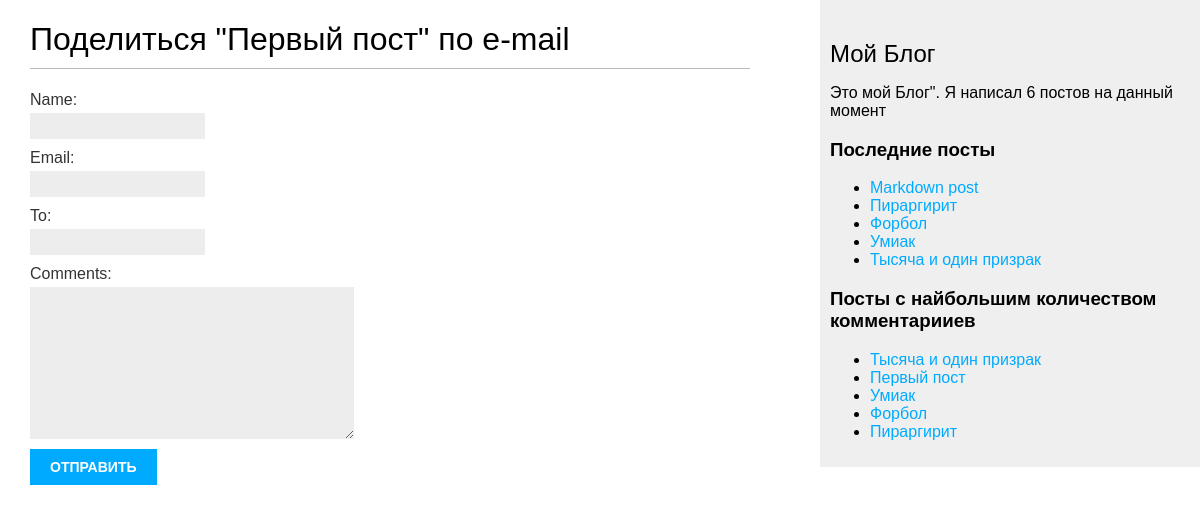
Screenshot of /blog/1/share/ with the database file from the repository.
### blog/models.py (models this page shows, shortened)
class Post(models.Model):
    class Status(models.TextChoices):
        DRAFT = 'DF', 'Draft'
        PUBLISHED = 'PB', 'Published'
    title = models.CharField(max_length=250, verbose_name='Заголовок')
    slug = models.SlugField(max_length=250, unique_for_date='publish', verbose_name='Слаг')
    author = models.ForeignKey(User,
                               on_delete=models.CASCADE,
                               related_name='blog_posts',
                               verbose_name='Автор')
    body = models.TextField()
    publish = models.DateTimeField(default=timezone.now, verbose_name='Дата публикации')
    created = models.DateTimeField(auto_now_add=True, verbose_name='Дата создания')
    update = models.DateTimeField(auto_now=True, verbose_name='Дата редактирования')
    status = models.CharField(max_length=2,
                              choices=Status.choices,
                              default=Status.DRAFT,
                              verbose_name="Статус")
    objects = models.Manager()  # менеджер, применяемый по умолчанию
    published = PublishedManager()  # конкретно-прикладной менеджер
    tags = TaggableManager()
    class Meta:
        ordering = ['-publish']
        indexes = [
            models.Index(fields=['-publish']),
        ]
    def get_absolute_url(self):
        return reverse('blog:post_detail',
                       args=[self.publish.year,
                             self.publish.month,
                             self.publish.day,
                             self.slug])

### blog/views.py (the view)
def post_share(request, post_id):
    post = get_object_or_404(Post,
                             id=post_id,
                             status=Post.Status.PUBLISHED)  # Извлечь пост по идентификатору id
    sent = False
    if request.method == 'POST':
        form = EmailPostForm(request.POST)
        if form.is_valid():
            cd = form.cleaned_data  # Поля формы успешно прошло валидацию. Отправить электронное письмо.
            post_url = request.build_absolute_uri(
                post.get_absolute_url())
            subject = f"{cd['name']} Рекомендовано к прочтению"\
                      f"{post.title}"
            message = f"Read {post.title} at {post_url}\n\n" \
                      f"{cd['name']}\'s comments: {cd['comments']}"
            send_mail(subject, message, 'roman.sidoruk@gmail.com',
                      [cd['to']])
            sent = True
        else:
            form = EmailPostForm()
        return render(request, 'blog/post/share.html', {'post': post,
                                                        'form': form,
                                                        'sent': sent})
    else:
        form = EmailPostForm()
    return render(request, 'blog/post/share.html', {'post': post,
                                                    'form': form})

### blog/forms.py
class EmailPostForm(forms.Form):
    name = forms.CharField(max_length=25)  # имя отправившего пост
    email = forms.EmailField()  # электронная почта отправителя
    to = forms.EmailField()  # электронная почта получателя
    comments = forms.CharField(required=False,
                               widget=forms.Textarea)  # поле комментариев

### blog/models.py (called while the page is built)
    def get_queryset(self):
        return super().get_queryset()\
            .filter(status=Post.Status.PUBLISHED)

### blog/templatetags/blog_tags.py (called while the page is built)
@register.simple_tag
def total_posts():
    return Post.published.count()

@register.inclusion_tag('blog/post/latest_posts.html')
def show_latest_posts(count=5):
    latest_posts = Post.published.order_by('-publish')[:count]
    return {'latest_posts': latest_posts}

@register.simple_tag
def get_most_commented_posts(count=5):
    return Post.published.annotate(
                total_comments=Count('comments')
            ).order_by('-total_comments')[:count]

### blog/templates/blog/post/share.html (shortened to what this page needs)
{% extends "blog/base.html" %}
{% block content %}
  {% if sent %}
    <h1>Электронное письмо успешно отправлено</h1>
    <p>
      "{{ post.title }}"был успешно отправлен {{ form.cleaned_data.to }}.
    </p>
  {% else %}
    <h1>Поделиться "{{ post.title }}" по e-mail</h1>
    <form method="post" novalidate>
      {{ form.as_p }}
      <input type="submit" value="Отправить">
    </form>
  {% endif %}
{% endblock %}

### blog/templates/blog/base.html (shortened to what this page needs)
{% load blog_tags %}
{% load static %}
<!DOCTYPE html>
<html>
<head>
  <link href="{% static "css/blog.css" %}" rel="stylesheet">
</head>
<body>
  <div id="content">
    {% block content %}
    {% endblock %}
  </div>
  <div id="sidebar">
    <h2>Мой Блог</h2>
    <p>
        Это мой Блог".
        Я написал {% total_posts %} постов на данный момент
    </p>
     <h3>Последние посты</h3>
      {% show_latest_posts %}
      <h3>Посты с найбольшим количеством комментарииев</h3>
      {% get_most_commented_posts as most_commented_posts %}
      <ul>
          {% for post in most_commented_posts %}
              <li>
                  <a href="{{ post.get_absolute_url }}">{{ post.title }}</a>
              </li>
          {% endfor %}
      </ul>
  </div>
</body>
</html>

### blog/templates/blog/post/latest_posts.html
<ul>
    {% for post in latest_posts %}
        <li>
            <a href="{{ post.get_absolute_url }}">{{ post.title }}</a>
        </li>
    {% endfor %}
</ul>

### blog/static/css/blog.css (style rules this page uses)
body { margin:0; padding:0; font-family:helvetica, sans-serif; }
a { color:#00abff; text-decoration:none; }
h1 { font-weight:normal; border-bottom:1px solid #bbb; padding:0 0 10px 0; }
h2 { font-weight:normal; margin:30px 0 0; }
#content { float:left; width:60%; padding:0 0 0 30px; }
#sidebar { float:right; width:30%; padding:10px; background:#efefef; height:100%; }
label { float:left; clear:both; color:#333; margin-bottom:4px; }
input, textarea { clear:both; float:left; margin:0 0 10px; background:#ededed; border:0; padding:6px 10px; font-size:12px; }
input[type=submit] { font-weight:bold; background:#00abff; color:#fff; padding:10px 20px; font-size:14px; text-transform:uppercase; }

### rows the page displays
Post: title "Первый пост"
Post: title "Markdown post"
Post: title "Пираргирит"
Post: title "Форбол"
Post: title "Умиак"
Post: title "Тысяча и один призрак"
